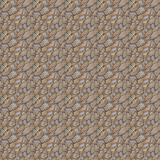

A 2D game scene composited from a Tiled map and its tileset images. What follows is a short description and the map's XML, with every tile layer's data as written:
An orthogonal 5x5 tile map with 32x32 px tiles, 1 tile layer (Tile Layer 1).

<map version="1.2" tiledversion="1.2.2" orientation="orthogonal" renderorder="right-down" width="5" height="5" tilewidth="32" tileheight="32" infinite="0" nextlayerid="2" nextobjectid="1">
 <tileset firstgid="1" source="../../Textures/TileSet_001.tsx" />
 <layer id="1" name="Tile Layer 1" width="5" height="5">
  <data encoding="csv">
18,18,18,18,18,
18,18,18,18,18,
18,18,18,18,18,
18,18,18,18,18,
18,18,18,18,18
</data>
 </layer>
</map>